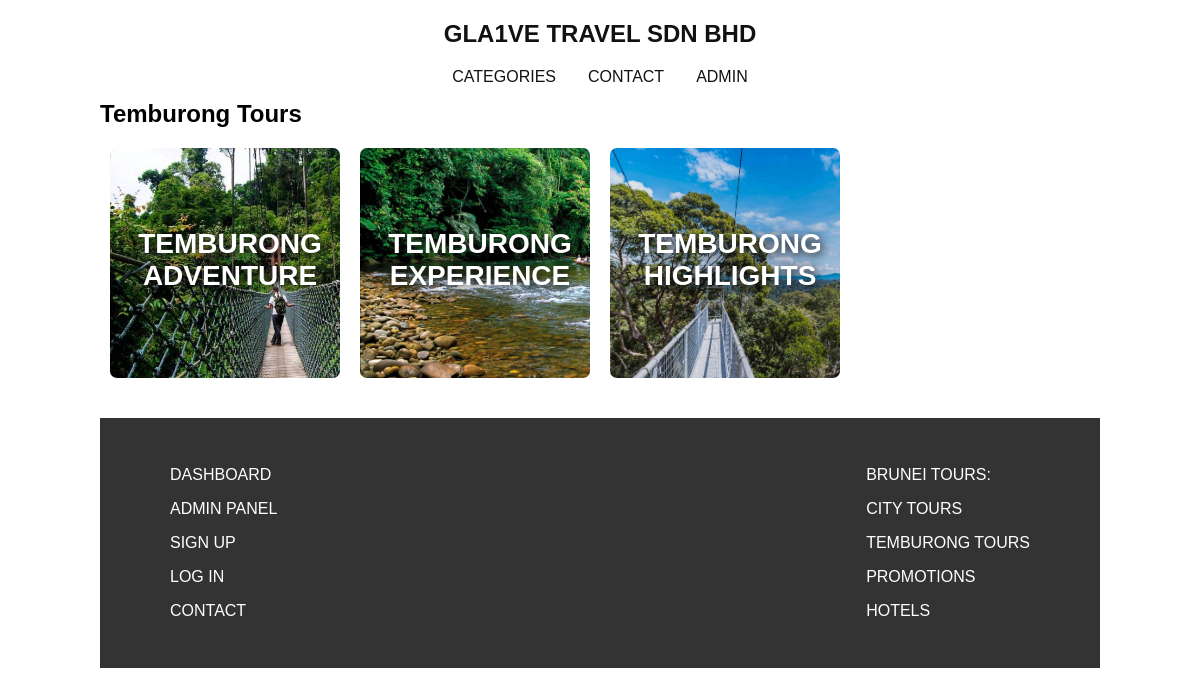
Screenshot of /temburong.php with the database file from the repository.
### tables this page shows
CREATE TABLE `package` (
  `packid` int(200) NOT NULL,
  `packagename` varchar(1000) NOT NULL,
  `category` int(200) NOT NULL,
  `priceAdult` int(200) NOT NULL,
  `priceChild` int(200) NOT NULL,
  `priceHotel` int(200) NOT NULL,
  `priceCar` int(11) NOT NULL,
  `detail` varchar(8000) NOT NULL,
  `image` varchar(200) NOT NULL
);

### temburong.php (the view, shortened to what this page needs)
<?php
   require "header.php";
?>
      <main>
         <section class="cases-links">
            <div class="wrapper">
               <h2>Temburong Tours</h2>
               <?php
               global $db;
            	$query = "SELECT * FROM package WHERE packid=9";
            	$result = mysqli_query($db, $query);
            	$data = mysqli_fetch_array($result);
               echo "<a href='book.php?pid=$data[0]'>"; ?>
                  <div id="adventure" class="index-boxlink-square">
                     <h3><?php echo $data[1]; ?></h3>
                  </div>
               </a>
               <?php
               global $db;
            	$query = "SELECT * FROM package WHERE packid=10";
            	$result = mysqli_query($db, $query);
            	$data = mysqli_fetch_array($result);
               echo "<a href='book.php?pid=$data[0]'>"; ?>
                  <div id="experience" class="index-boxlink-square">
                     <h3><?php echo $data[1]; ?></h3>
                  </div>
               </a>
               <?php
               global $db;
            	$query = "SELECT * FROM package WHERE packid=11";
            	$result = mysqli_query($db, $query);
            	$data = mysqli_fetch_array($result);
               echo "<a href='book.php?pid=$data[0]'>"; ?>
                  <div id="highlights" class="index-boxlink-square">
                     <h3><?php echo $data[1]; ?></h3>
                  </div>
               </a>
            </div>
         </section>
      </main>
<?php
   require "footer.php";
?>

### style.css (style rules this page uses)
* { text-decoration: none; padding: 0; margin: 0; }
body { font-family: arial, "Times New Roman"; }
.section-admin-right h2, h3 { margin-bottom: 20px; text-align: center; }
.section-left h2, h3 { text-align: center; }
.section-right h2, h3 { margin-bottom: 20px; text-align: center; }
@media only screen and (min-width: 1000px) { .wrapper { width: 1000px; margin: 0 auto; padding-bottom: 20px; overflow: hidden; } }
@media only screen and (min-width: 1000px) { .index-boxlink-square { width: calc(25% - 20px) !important; transition: all 0.6s ease; background-size: cover; } }
@media only screen and (min-width: 1000px) { #adventure { background-image: url('gallery/temburong4.jpg'); } }
@media only screen and (min-width: 1000px) { #experience { background-image: url('gallery/temburong5.jpg'); } }
@media only screen and (min-width: 1000px) { #highlights { background-image: url('gallery/temburong6.jpg'); } }
@media only screen and (min-width: 1000px) { .index-boxlink-square h3 { padding-top: 70px; color: #fff !important;; text-align: center; text-shadow: 2px 2px 8px #111; } }
@media only screen and (min-width: 1000px) { .cases-links h3 { font-family: arial; font-size: 28px; font-weight: 600; color: #111; margin: 10px 0 0 10px; text-transform: uppercase; } }
@media only screen and (min-width: 1000px) { .cases-links .wrapper div { width: 230px; height: 230px; margin: 20px 10px 0px; background-color: #e3e3e3; float: left; border-radius: 7px; } }

### rows the page displays
package: packagename "TEMBURONG ADVENTURE"
package: packagename "TEMBURONG EXPERIENCE"
package: packagename "TEMBURONG HIGHLIGHTS"
